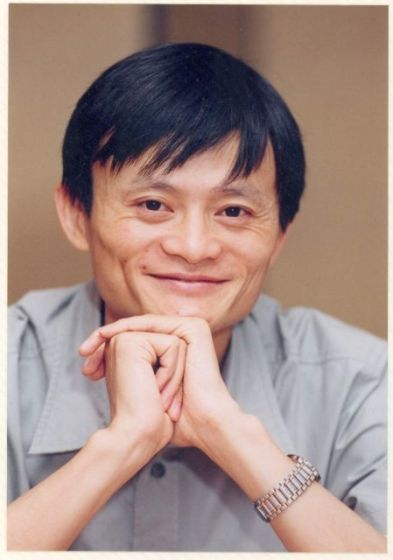
#> input picture OpenCVTest/TransparentMask/JackMa.jpg, 393 x 560 px
$ python watermark_by_pillow.py
#> lines starting #> are read from the running program, lines starting #| are printed output that depends on the picture; after the words box and inside, x2 and y2 are one past the last pixel; in counts of white or black regions, pixels touching at a corner belong together
from PIL import Image, ImageDraw


def main():
    # Open the original image
    main = Image.open("JackMa.jpg")
#> main is the input picture: PIL image 393x560 RGB; mean R, G, B 164.6, 140.9, 134.1

    # Create a new image for the watermark with an alpha layer (RGBA)
    #  the same size as the original image
    watermark = Image.new("RGBA", main.size)
#> watermark: PIL image 393x560 RGBA; every value is 0
    # Get an ImageDraw object so we can draw on the image
    waterdraw = ImageDraw.ImageDraw(watermark, "RGBA")
    # Place the text at (10, 10) in the upper left corner. Text will be white.
    waterdraw.text((10, 10), "The Image Project")

    # Get the watermark image as grayscale and fade the image
    # See <http://www.pythonware.com/library/pil/handbook/image.htm#Image.point>
    #  for information on the point() function
    # Note that the second parameter we give to the min function determines
    #  how faded the image will be. That number is in the range [0, 256],
    #  where 0 is black and 256 is white. A good value for fading our white
    #  text is in the range [100, 200].
    watermask = watermark.convert("L").point(lambda x: min(x, 100))
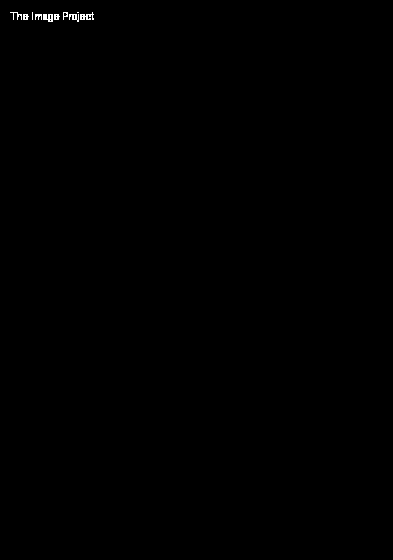
#> watermask: PIL image 393x560 L; values 0 (black) and 100 (white), 0.14% white in thin lines or dots, all inside (x1, y1, x2, y2) = (10, 12, 94, 22)
    # Apply this mask to the watermark image, using the alpha filter to
    #  make it transparent
    watermark.putalpha(watermask)

    # Paste the watermark (with alpha layer) onto the original image and save it
    main.paste(watermark, None, watermark)
    main.save("JackMa_watermarked.jpg", "JPEG")

if __name__ == '__main__':
    main()
